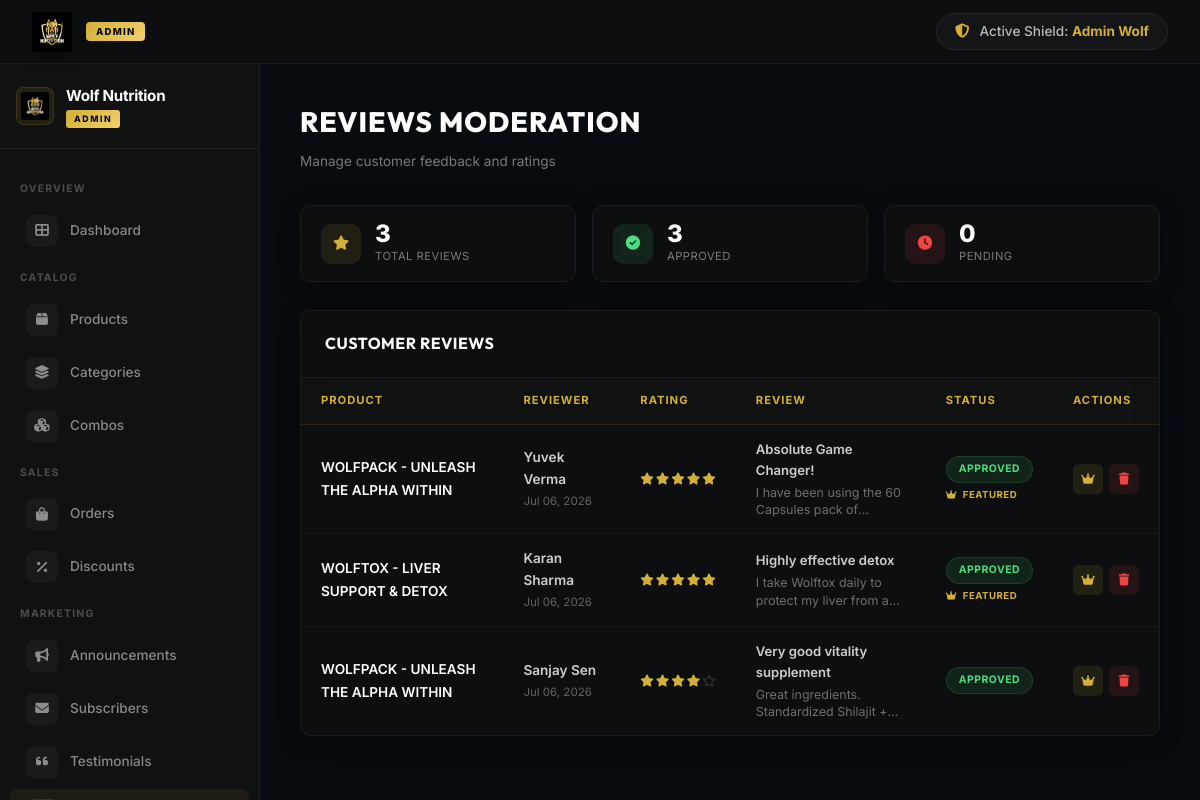
Screenshot of /admin/reviews.php (signed in) with the database file from the repository.
### tables this page shows
CREATE TABLE IF NOT EXISTS `reviews` (
  `id` INT AUTO_INCREMENT PRIMARY KEY,
  `product_id` INT NOT NULL,
  `user_id` INT NULL,
  `user_name` VARCHAR(100) NOT NULL,
  `rating` INT NOT NULL,
  `title` VARCHAR(150) NULL,
  `review_text` TEXT NOT NULL,
  `is_approved` TINYINT(1) DEFAULT 0,
  `is_featured` TINYINT(1) DEFAULT 0,
  `created_at` TIMESTAMP DEFAULT CURRENT_TIMESTAMP,
  FOREIGN KEY (`product_id`) REFERENCES `products` (`id`) ON DELETE CASCADE,
  FOREIGN KEY (`user_id`) REFERENCES `users` (`id`) ON DELETE SET NULL
);

CREATE TABLE IF NOT EXISTS `products` (
  `id` INT AUTO_INCREMENT PRIMARY KEY,
  `name` VARCHAR(150) NOT NULL,
  `slug` VARCHAR(150) NOT NULL UNIQUE,
  `short_description` TEXT NULL,
  `description` TEXT NULL,
  `category_id` INT NULL,
  `image_url` VARCHAR(255) NULL,
  `image_gallery` TEXT NULL,  
  `benefits` TEXT NULL,
  `ingredients` TEXT NULL,
  `how_to_use` TEXT NULL,
  `disclaimer` TEXT NULL,
  `is_active` TINYINT(1) DEFAULT 1,
  `created_at` TIMESTAMP DEFAULT CURRENT_TIMESTAMP,
  FOREIGN KEY (`category_id`) REFERENCES `categories` (`id`) ON DELETE SET NULL
);

### admin/reviews.php (the view, shortened to what this page needs)
<?php
require_once __DIR__ . '/includes/header.php';
require_once __DIR__ . '/includes/sidebar.php';
$stmt = $pdo->prepare("
    SELECT r.*, p.name as p_name
    FROM reviews r
    JOIN products p ON r.product_id = p.id
    ORDER BY r.is_approved ASC, r.created_at DESC
");
$stmt->execute();
$reviews = $stmt->fetchAll();
?>
    <div style="margin-bottom:32px;">
        <h1 style="font-size:1.75rem; font-weight:800; color:#fff; margin-bottom:6px; text-transform:uppercase; letter-spacing:1px;">Reviews Moderation</h1>
        <p style="font-size:0.85rem; color:rgba(255,255,255,0.45); font-weight:400;">Manage customer feedback and ratings</p>
    </div>
    <div class="rev-stats-grid" style="display:grid; grid-template-columns:repeat(3, 1fr); gap:16px; margin-bottom:28px;">
        <?php
        $total = count($reviews);
        $approved = 0;
        $pending = 0;
        foreach ($reviews as $r) {
            if ($r['is_approved']) $approved++;
            else $pending++;
        }
        ?>
        <div class="glass-card" style="padding:16px 20px; display:flex; align-items:center; gap:14px;">
            <div style="width:40px; height:40px; border-radius:10px; background:rgba(212,175,55,0.1); display:flex; align-items:center; justify-content:center;">
                <i class="fas fa-star" style="color:#D4AF37; font-size:0.9rem;"></i>
            </div>
            <div>
                <div style="font-size:1.5rem; font-weight:800; color:#fff; line-height:1;"> <?php echo $total; ?></div>
                <div style="font-size:0.7rem; color:rgba(255,255,255,0.45); text-transform:uppercase; letter-spacing:0.5px; margin-top:2px;">Total Reviews</div>
            </div>
        </div>
        <div class="glass-card" style="padding:16px 20px; display:flex; align-items:center; gap:14px;">
            <div style="width:40px; height:40px; border-radius:10px; background:rgba(74,222,128,0.1); display:flex; align-items:center; justify-content:center;">
                <i class="fas fa-check-circle" style="color:#4ade80; font-size:0.9rem;"></i>
            </div>
            <div>
                <div style="font-size:1.5rem; font-weight:800; color:#fff; line-height:1;"> <?php echo $approved; ?></div>
                <div style="font-size:0.7rem; color:rgba(255,255,255,0.45); text-transform:uppercase; letter-spacing:0.5px; margin-top:2px;">Approved</div>
            </div>
        </div>
        <div class="glass-card" style="padding:16px 20px; display:flex; align-items:center; gap:14px;">
            <div style="width:40px; height:40px; border-radius:10px; background:rgba(239,68,68,0.1); display:flex; align-items:center; justify-content:center;">
                <i class="fas fa-clock" style="color:#ef4444; font-size:0.9rem;"></i>
            </div>
            <div>
                <div style="font-size:1.5rem; font-weight:800; color:#fff; line-height:1;"> <?php echo $pending; ?></div>
                <div style="font-size:0.7rem; color:rgba(255,255,255,0.45); text-transform:uppercase; letter-spacing:0.5px; margin-top:2px;">Pending</div>
            </div>
        </div>
    </div>
    <div class="glass-card" style="padding:0; overflow:hidden;">
        <div style="padding:20px 24px; border-bottom:1px solid rgba(255,255,255,0.06); display:flex; align-items:center; justify-content:space-between;">
            <div>
                <h3 style="font-size:1rem; font-weight:700; color:#fff; text-transform:uppercase; letter-spacing:0.5px;">Customer Reviews</h3>
            </div>
        </div>
        <?php if (empty($reviews)): ?>
            <div style="padding:48px 24px; text-align:center;">
                <i class="fas fa-star" style="font-size:2.5rem; color:rgba(255,255,255,0.1); margin-bottom:16px; display:block;"></i>
                <p style="color:rgba(255,255,255,0.45); font-size:0.9rem;">No product reviews submitted yet.</p>
            </div>
        <?php else: ?>
            <div style="overflow-x:auto;">
                <table class="admin-table rev-table" style="margin-top:0; border:none; border-radius:0;">
                    <thead>
                        <tr>
                            <th>Product</th>
                            <th>Reviewer</th>
                            <th>Rating</th>
                            <th>Review</th>
                            <th>Status</th>
                            <th>Actions</th>
                        </tr>
                    </thead>
                    <tbody>
                        <?php foreach ($reviews as $rev): ?>
                            <tr>
                                <td data-label="" class="rev-td-product">
                                    <span style="font-weight:600; color:#fff; font-size:0.85rem;">
                                        <?php echo htmlspecialchars($rev['p_name']); ?>
                                    </span>
                                </td>
                                <td data-label="Reviewer">
                                    <div style="font-weight:600; color:rgba(255,255,255,0.8); font-size:0.85rem;"><?php echo htmlspecialchars($rev['user_name']); ?></div>
                                    <div style="font-size:0.72rem; color:rgba(255,255,255,0.35); margin-top:2px;"><?php echo date('M d, Y', strtotime($rev['created_at'])); ?></div>
                                </td>
                                <td data-label="Rating">
                                    <div style="display:flex; gap:2px;">
                                        <?php for($i=1; $i<=5; $i++): ?>
                                            <i class="<?php echo $i <= $rev['rating'] ? 'fas' : 'far'; ?> fa-star" style="font-size:0.75rem; color:<?php echo $i <= $rev['rating'] ? '#D4AF37' : 'rgba(255,255,255,0.15)'; ?>;"></i>
                                        <?php endfor; ?>
                                    </div>
                                </td>
                                <td data-label="Review" class="rev-td-review" style="max-width:280px;">
                                    <div style="font-weight:600; color:rgba(255,255,255,0.8); font-size:0.82rem; margin-bottom:3px;"><?php echo htmlspecialchars($rev['title']); ?></div>
                                    <div style="font-size:0.78rem; color:rgba(255,255,255,0.4); line-height:1.4; display:-webkit-box; -webkit-line-clamp:2; -webkit-box-orient:vertical; overflow:hidden;">
                                        <?php echo htmlspecialchars($rev['review_text']); ?>
                                    </div>
                                </td>
                                <td data-label="Status">
                                    <div style="display:flex; flex-direction:column; gap:4px;">
                                        <span class="admin-badge <?php echo $rev['is_approved'] ? 'badge-completed' : 'badge-pending'; ?>">
                                            <?php echo $rev['is_approved'] ? 'Approved' : 'Pending'; ?>
                                        </span>
                                        <?php if ($rev['is_featured']): ?>
                                            <span style="font-size:0.6rem; font-weight:700; color:#D4AF37; text-transform:uppercase; letter-spacing:0.5px;">
                                                <i class="fas fa-crown" style="margin-right:3px;"></i> Featured
                                            </span>
                                        <?php endif; ?>
                                    </div>
                                </td>
                                <td data-label="" class="rev-td-actions">
                                    <div class="rev-action-btns" style="display:flex; gap:6px; align-items:center;">
                                        <a href="reviews.php?feature_id=<?php echo $rev['id']; ?>" title="<?php echo $rev['is_featured'] ? 'Unfeature' : 'Feature'; ?>" style="width:30px; height:30px; border-radius:6px; background:rgba(212,175,55,0.1); display:flex; align-items:center; justify-content:center; color:#D4AF37; font-size:0.75rem;">
                                            <i class="fas fa-crown"></i>
                                        </a>
                                        <a href="reviews.php?delete_id=<?php echo $rev['id']; ?>" title="Delete" onclick="return confirm('Are you sure you want to delete this review?')" style="width:30px; height:30px; border-radius:6px; background:rgba(239,68,68,0.1); display:flex; align-items:center; justify-content:center; color:#ef4444; font-size:0.75rem;">
                                            <i class="fas fa-trash"></i>
                                        </a>
                                    </div>
                                </td>
                            </tr>
                        <?php endforeach; ?>
                    </tbody>
                </table>
            </div>
        <?php endif; ?>
    </div>
<?php
require_once __DIR__ . '/includes/footer.php';
?>

### assets/css/style.css (style rules this page uses)
:root { --bg-primary: #080C10; --bg-secondary: #121212; --bg-card: #121212; --bg-card-hover: #121212; --gold-primary: #D4AF37; --gold-light: #FFD700; --gold-dark: #D4AF37; --gold-muted: #D4AF37; --gold-gradient: linear-gradient(135deg, #FFD700 0%, #D4AF37 100%); --gold-glow: 0 0 15px rgba(212, 175, 55, 0.25); --gold-glow-hover: 0 0 25px rgba(212, 175, 55, 0.5); --text-primary: #FFFFFF; --text-secondary: rgba(255, 255, 255, 0.8); --text-muted: rgba(255, 255, 255, 0.5); --border-color: rgba(212, 175, 55, 0.15); --border-active: rgba(212, 175, 55, 0.5); --danger-color: #FFFFFF; --success-color: #D4AF37; --font-heading: 'Outfit', sans-serif; --font-body: 'Inter', sans-serif; --transition-fast: 0.2s ease; --transition-normal: 0.3s cubic-bezier(0.25, 0.8, 0.25, 1); }
* { box-sizing: border-box; margin: 0; padding: 0; }
body { background-color: var(--bg-primary); color: var(--text-secondary); font-family: var(--font-body); line-height: 1.6; overflow-x: hidden; }
h1, h2, h3, h4, h5, h6 { color: var(--text-primary); font-family: var(--font-heading); font-weight: 600; letter-spacing: 0.5px; }
a { color: inherit; text-decoration: none; transition: var(--transition-fast); }
.glass-card { background: var(--bg-card); border: 1px solid var(--border-color); border-radius: 8px; transition: var(--transition-normal); }

### admin/includes/header.php (style rules this page uses)
*, *::before, *::after { box-sizing: border-box; margin: 0; padding: 0; }
body { display: flex; flex-direction: column; height: 100vh; overflow: hidden; background: #080C10; font-family: 'Inter', system-ui, -apple-system, sans-serif; color: #ffffff; -webkit-font-smoothing: antialiased; -moz-osx-font-smoothing: grayscale; margin: 0; padding: 0; }
.glass-card, .admin-card { background: rgba(18, 18, 18, 0.6); backdrop-filter: blur(16px); -webkit-backdrop-filter: blur(16px); border: 1px solid rgba(255, 255, 255, 0.06); border-radius: 12px; padding: 24px; position: relative; overflow: hidden; transition: all 0.2s ease; box-shadow: 0 4px 24px rgba(0, 0, 0, 0.3); }
.admin-table { width: 100%; border-collapse: separate; border-spacing: 0; border-radius: 12px; overflow: hidden; border: 1px solid rgba(255, 255, 255, 0.06); margin-top: 20px; }
.admin-table th { background: rgba(18, 18, 18, 0.8); padding: 14px 20px; text-align: left; color: #D4AF37; font-size: 0.7rem; font-weight: 700; text-transform: uppercase; letter-spacing: 1px; border-bottom: 1px solid rgba(212, 175, 55, 0.12); }
.admin-table td { padding: 14px 20px; text-align: left; color: rgba(255, 255, 255, 0.7); font-size: 0.875rem; border-bottom: 1px solid rgba(255, 255, 255, 0.04); background: rgba(18, 18, 18, 0.2); transition: all 0.15s ease; }
.admin-table tr:last-child td { border-bottom: none; }
.admin-badge { display: inline-block; padding: 4px 12px; border-radius: 20px; font-size: 0.65rem; font-weight: 700; letter-spacing: 0.5px; text-transform: uppercase; }
.badge-completed { background: rgba(74, 222, 128, 0.1); color: #4ade80; border: 1px solid rgba(74, 222, 128, 0.15); }

### rows the page displays
reviews: product.name "WOLFPACK - UNLEASH THE ALPHA WITHIN", user_name "Yuvek Verma", created_at "Jul 06, 2026", rating 5 (drawn), title "Absolute Game Changer!", review_text "I have been using the 60 Capsules pack…", is_approved "APPROVED", is_featured 1 (drawn)
reviews: product.name "WOLFTOX - LIVER SUPPORT & DETOX", user_name "Karan Sharma", created_at "Jul 06, 2026", rating 5 (drawn), title "Highly effective detox", review_text "I take Wolftox daily to protect my liver from…", is_approved "APPROVED", is_featured 1 (drawn)
reviews: product.name "WOLFPACK - UNLEASH THE ALPHA WITHIN", user_name "Sanjay Sen", created_at "Jul 06, 2026", rating 4 (drawn), title "Very good vitality supplement", review_text "Great ingredients. Standardized Shilajit…", is_approved "APPROVED", $rev['id'] 3 (drawn)

### other values shown
$admin_name "Admin Wolf"
$group['label'] "OVERVIEW"
$item['label'] "Dashboard"
$group['label'] "CATALOG"
$item['label'] "Products"
$item['label'] "Categories"
$item['label'] "Combos"
$group['label'] "SALES"
$item['label'] "Orders"
$item['label'] "Discounts"
$group['label'] "MARKETING"
$item['label'] "Announcements"
$item['label'] "Subscribers"
$item['label'] "Testimonials"
$total "3"
